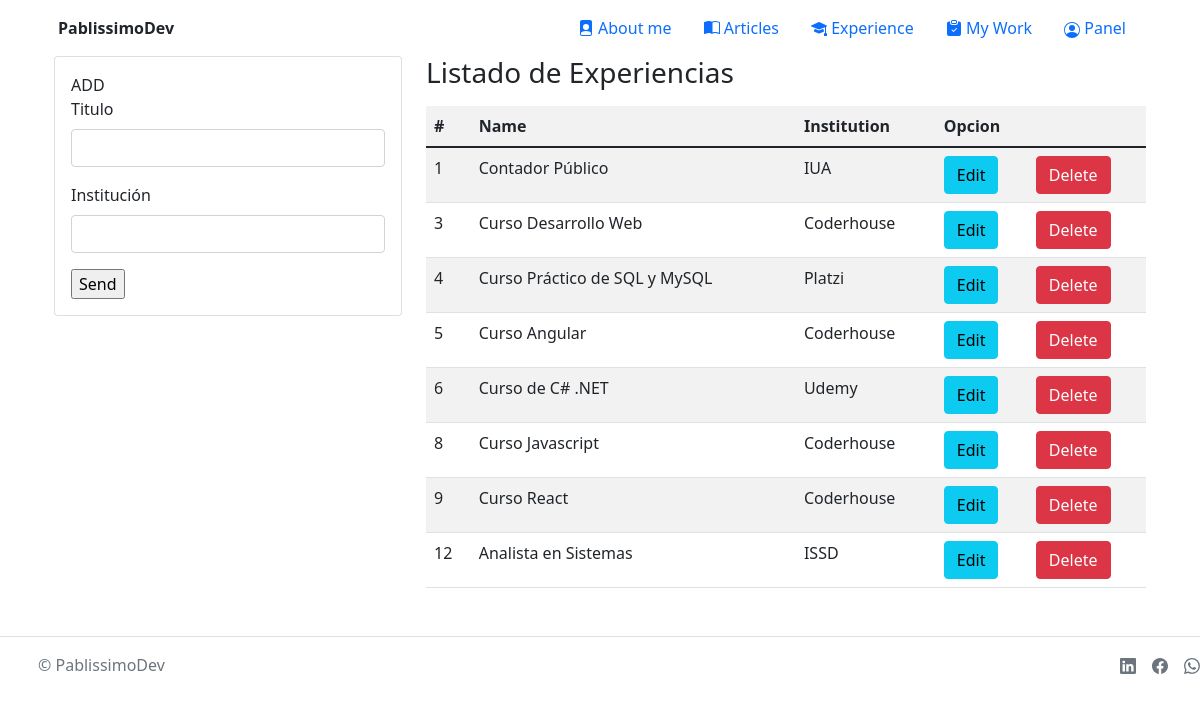
The page /menu/form_experience/ (signed in) on the database its author committed.
### core/models.py (models this page shows, shortened)
class Experience(models.Model):
    experience_name = models.CharField(max_length=50)
    experience_institution = models.CharField(max_length=50)

### core/views.py (the view)
# urls.py: path('menu/form_experience/', views.form_experience, name="FormExperience"),
@login_required
def form_experience(request):
    experience_list = Experience.objects.all()
    return render(request, "form_experience.html",{"experience_list": experience_list})

### app/templates/form_experience.html (shortened to what this page needs)
{% extends 'base.html' %}
{% load static %}
{% block main %}
<div class="container">
  <div class="row">
    <div class="col-sm-12 col-md-6 col-lg-4 col-xl-4">
    <div class="card">
      <div class="card-body">
    <form action="/menu/add_experience/" method="POST">
        ADD
        <div class="mb-3">
            <label for="exampleFormControlInput1" class="form-label">Titulo</label>
            <input type="text" name="experience_name" class="form-control" id="exampleFormControlInput1">
          </div>
          <div class="mb-3">
            <label for="exampleFormControlInput2" class="form-label">Institución</label>
            <input type="text" name="experience_institution" class="form-control" id="exampleFormControlInput2">
          </div>
          <input type="submit" value="Send">
    </form>
      </div>
    </div>
    </div>
    <div class="col-sm-12 col-md-6 col-lg-8 col-xl-8">
      <h3>Listado de Experiencias</h3>
      <div class="table-responsive py-2">
        <table class="table table-striped">
          <tr>
            <th>#</th>
            <th>Name</th>
            <th>Institution</th>
            <th colspan="2">Opcion</th>
        </tr>
        <tbody>
          {% for item in experience_list %}
          <tr>
          <td>{{item.id}}</td>
          <td>{{item.experience_name}}</td>
          <td>{{item.experience_institution}}</td>
          <td><a href="/menu/edit_experience/{{item.id}}" class="btn btn-info">Edit</a></td>
          <td><a href="/menu/delete_experience/{{item.id}}" class="btn btn-danger btnEliminacion">Delete</a></td>
          </tr>
          {% endfor %}
        </tbody>
        </table>
      </div>
    </div>
  </div>
</div>
</div>
{% endblock main %}

### rows shown on the page
Experience: id "1", experience_name "Contador Público", experience_institution "IUA"
Experience: id "3", experience_name "Curso Desarrollo Web", experience_institution "Coderhouse"
Experience: id "4", experience_name "Curso Práctico de SQL y MySQL", experience_institution "Platzi"
Experience: id "5", experience_name "Curso Angular", experience_institution "Coderhouse"
Experience: id "6", experience_name "Curso de C# .NET", experience_institution "Udemy"
Experience: id "8", experience_name "Curso Javascript", experience_institution "Coderhouse"
Experience: id "9", experience_name "Curso React", experience_institution "Coderhouse"
Experience: id "12", experience_name "Analista en Sistemas", experience_institution "ISSD"
